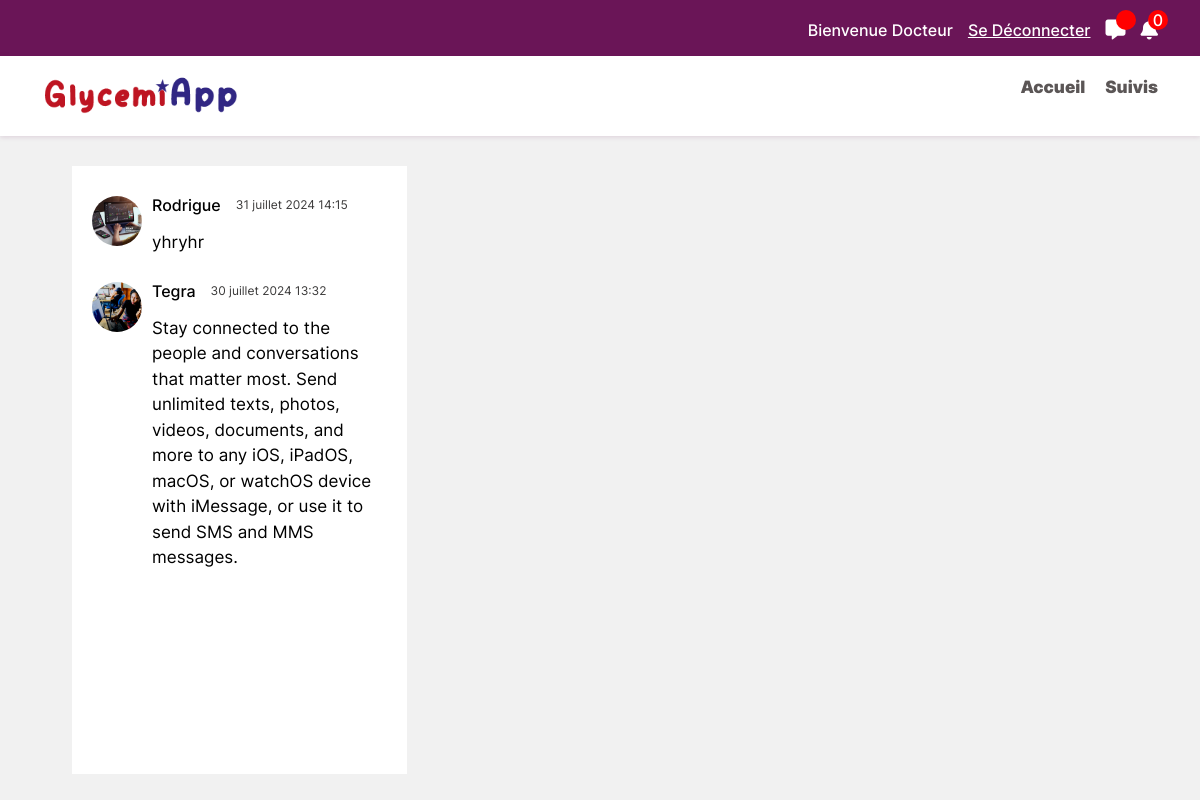
The app's page /doctor/allPatientsMessages/ (signed in), older data.
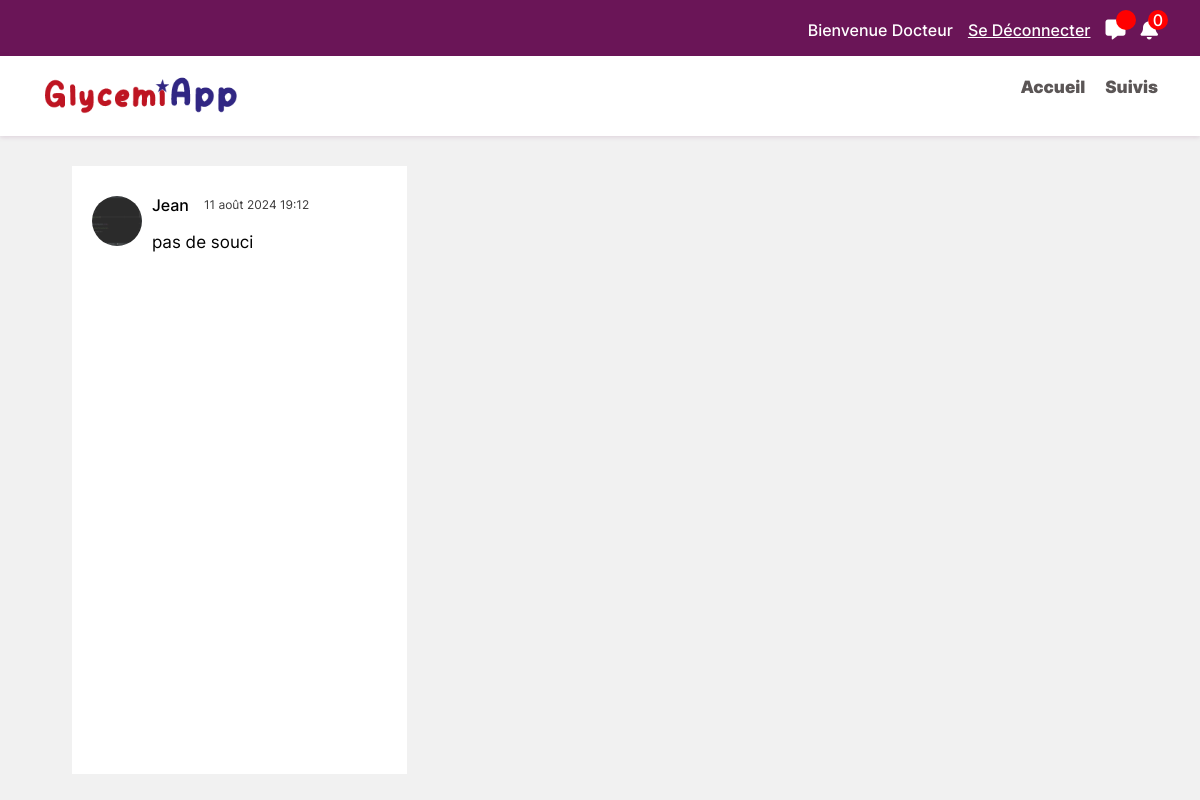
The same page, newer data.
### doctor/models.py (models this page shows, shortened)
class Messages(models.Model):
    expediteur = models.ForeignKey(User, on_delete=models.CASCADE, related_name="messages_envoyer")
    destinateur = models.ForeignKey(User, on_delete=models.CASCADE, related_name="messages_recus")
    message = models.TextField()
    created_at = models.DateTimeField(auto_now_add=True)

### accounts/models.py (models this page shows, shortened)
class User(AbstractUser):
    nom = models.CharField(max_length=50)
    profession = models.CharField(max_length=50, blank=True, null=True)
    telephone = models.CharField(max_length=50)
    adresse = models.CharField(max_length=200)
    photo_profile = models.ImageField(upload_to="photos_profile")
    isDoctor = models.BooleanField(default=False)
    isPatient = models.BooleanField(default=False)
    unread_count = models.IntegerField(default=0)
    gycemie = models.ForeignKey(GycemieData, on_delete=models.CASCADE, blank=True, null=True)
    def save(self, *args, **kwargs):
        super().save(*args, **kwargs)

### doctor/views.py (the view)
# urls.py: path("allPatientsMessages/", MessageSendPatientsAndAllMessages, name="allPatientsMessages"),
@login_required
def MessageSendPatientsAndAllMessages(request, id=None):
    user = None
    form = MessagesForm(request.POST or None)
    if id:
        user = get_object_or_404(User, id=id)
        if request.method == "POST":
            if form.is_valid():
                new_message = form.save(commit=False)
                new_message.expediteur = request.user
                new_message.destinateur = user
                request.user.unread_count += 1
                new_message.save()
                return redirect(reverse("doctor:MessageSendPatients", args=[id]))
        else:
            form = MessagesForm()
        messages_recus = Messages.objects.all()
    else:
        messages_recus = None
    latest_messages = Messages.objects.filter(destinateur__isPatient=True).values('destinateur').annotate(
        latest_message_id=Max('id')
    )
    users_messages = Messages.objects.filter(id__in=[item['latest_message_id'] for item in latest_messages]).order_by("-created_at")
    request.user.unread_count = 0
    request.user.save()
    return render(request, "doctor/all_messages.html", {
        "form": form,
        "messages_recus": messages_recus,
        "users_messages": users_messages,
        "selected_user": user,
    })

### doctor/templates/doctor/all_messages.html (shortened to what this page needs)
{% extends 'base_doctor.html' %}
{% block content %}
{% load static %}
<section class="container all-patients-message-and-doctor">
    <section class="all-patients-message">
        <div class="">
            {% for users_message in users_messages %}
            <a href="{% url 'doctor:MessageSendPatients' users_message.destinateur.id %}" style="text-decoration: none;">
                <div class="one-patient one-patient-hover">
                    <img src="{{ users_message.destinateur.photo_profile.url }}" alt="{{ users_message.destinateur.username }}" width="50">
                    <div class="procf-patien">
                        <div>
                            <h5>{{ users_message.destinateur.username }}</h5>
                            <p>{{ users_message.created_at }}</p>
                        </div>
                        <p class="message-on-see">{{ users_message.message }}</p>
                    </div>
                </div>
            </a>
            {% endfor %}
        </div>
    </section>
</section>
{% endblock content %}

### templates/base_doctor.html (shortened to what this page needs)
<!DOCTYPE html>
{% load static %}
<html lang="en">
<head>
  <link rel="stylesheet" href="{% static 'css/bootstrap/css_bootstrap.css' %}">
  <link href="{% static 'fontawesomefree/css/fontawesome.css' %}" rel="stylesheet" type="text/css">
  <link href="{% static 'fontawesomefree/css/brands.css' %}" rel="stylesheet" type="text/css">
  <link href="{% static 'fontawesomefree/css/solid.css' %}" rel="stylesheet" type="text/css">
  <link rel="stylesheet" href="{% static 'css/style.css' %}">
</head>
<body>
  <header id="header" class="header">
    <div class="top_top__bar">
      <div class="topbar d-flex align-items-center container">
        <div class="connexion-welcome">
          <p>
            Bienvenue Docteur
          </p>
          <p><a href="{% url 'accounts:logout' %}">Se Déconnecter</a></p>
        </div>
        <div class="message-notification">
          <p><a href="{% url 'doctor:allPatientsMessages' %}"><i class="fa-solid fa-message"></i></a></p>
          <span>
          </span>
        </div>
        <div class="message-notification">
          <p><a href="#"><i class="fa-solid fa-bell"></i></a></p>
          <span>0</span>
        </div>
      </div>
    </div>
    <div class="branding d-flex align-items-center sticky-top">
      <div class="container position-relative d-flex align-items-center justify-content-between ">
        <a href="/doctor/" class="logo d-flex align-items-center me-auto">
          <img src="{% static 'images/logo.png' %}" alt="logo">
        </a>
        <nav id="navmenu" class="navmenu">
          <ul>
            <li><a href="/doctor/" class="active">Accueil<br></a></li>
            <li><a href="{% url 'doctor:suivi' %}">Suivis</a></li>
          </ul>
        </nav>
      </div>
    </div>
  </header>
  {% block content %}
  {% endblock %}
</body>
</html>

### static/css/style.css (style rules this page uses)
:root { --inter-regular: Inter-Regular; --inter-light: Inter-Light; --inter-medium: Inter-Medium; --inter-semiBold: Inter-SemiBold; --inter-semiBold: Inter-Bold; --inter-semiBold: Inter-Black; --primary: #6A1557; --varia-primary: #6a15588b; }
body { font-size: 16px; font-family: var(--inter-regular); background: #f1f1f1; }
.topbar { display: flex; align-items: center; justify-content: end; height: 7vh; gap: 15px; z-index: 500; }
.top_top__bar { background-color: var(--primary); display: flex; align-items: center; z-index: 500; }
.topbar div { display: flex; align-items: center; gap: 15px; margin-top: 20px; }
.connexion-welcome, .message-notification { font-family: var(--inter-medium); color: #fff; font-size: 16px; }
.connexion-welcome a { color: #fff; }
.message-notification { position: relative; }
.message-notification a { color: #fff; font-size: 20px; }
.message-notification span { position: absolute; background-color: red; display: flex; align-items: center; justify-content: center; width: 20px; height: 20px; border-radius: 50%; top: -5px; right: -10px; }
.branding { background-color: #fff; box-shadow: 0px 1px 5px #6a155827; padding: 17px; height: 10vh; }
.navmenu ul { display: flex; align-items: center; gap: 20px; }
.navmenu li { list-style: none; }
.logo img { width: 200px; }
.navmenu a { text-decoration: none; color: #5B5656; font-size: 17px; font-family: var(--inter-semiBold); position: relative; }
.navmenu a::before { content: ""; background: #5B5656; width: 100%; height: 3px; bottom: -10px; position: absolute; transform: scale(0); transition: all .3s ease-in-out; }
.all-patients-message-and-doctor { display: flex; gap: 20px; height: 76%; position: fixed; margin: 30px 5%; }
.all-patients-message { display: flex; flex-direction: column; gap: 0px; width: 30%; background-color: #fff; overflow: auto; padding: 20px; }
.all-patients-message .one-patient { display: flex; align-items: start; gap: 10px; margin: 10px 0; transition: all .4s ease-in; }
.procf-patien div { display: flex; gap: 15px; }
.procf-patien div p { font-size: 12px; color: #3b3a3a; }
.procf-patien div h5 { font-size: 16px; color: #000; font-family: var(--inter-medium); text-transform: capitalize; }
.one-patient img { object-fit: cover; border-radius: 50%; width: 50px!important; height: 50px; }
.message-on-see { color: #000; font-family: var(--inter-regular); font-size: 17px; }

Row changes from the older to the newer data that the page shows:
removed Messages: destinateur.photo_profile (picture), destinateur.username "Rodrigue", created_at "31 juillet 2024 14:15", message "yhryhr"
removed Messages: destinateur.photo_profile (picture), destinateur.username "Tegra", created_at "30 juillet 2024 13:32", message "Stay connected to the people and conversations that matter most. Send unlimited texts, photos, videos, documents, and more to any iOS, iPadOS, macOS, or watchOS device with iMessage, or use it to send SMS and MMS messages."
added Messages: destinateur.photo_profile (picture), destinateur.username "Jean", created_at "11 août 2024 19:12", message "pas de souci"
